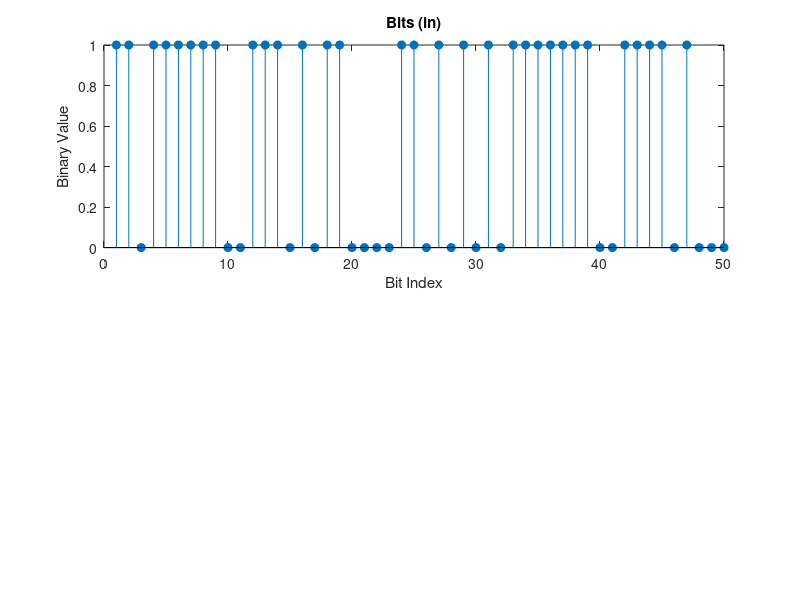

MATLAB code for this plot: (Note: this script raises an error after producing the figure.)
clc, clear, close all;

%============ Laboratorio II de Sistemas de Telecomunicaciones ============
% Entrega 1 
% Presentado por Grupo 8: 
% Elkin Burbano Molano y Elmer Jose Muñoz Zuñiga 
% Presentado a: 
% Ing. Manuela Silva
% 23 Nov 2021
% ======================= DEFINICIONES ====================================

M = 8;                      % Orden del esquema de modulación
L = log2(M);                % Número de bits por símbolo 
CantidadSimbolos = 100;     % Cantidad de bits del mensaje

% ======================= CONSTELACIÓN ====================================
constelacion = [ -1.5 + 1.5j ; 0 + 2j ; 1.5 + 1.5j ; -0.75 + 0j; 0.75 + 0j ; -1.5 - 1.5j ; 0 - 2j ; 1.5 - 1.5j ];

%%
%========================= TRANSMISOR (TX) ================================
% ======================== MENSAJE BINARIO ================================

b = randsrc(1, CantidadSimbolos*L, [0 1; 0.5 0.5]); % Se genera un mensaje aleatorio

figure(2),
subplot(2,1,1)
% Muestra la primera mitad de los bits
stem(b(1:CantidadSimbolos/2),'filled');
title('Bits (in)');
xlabel('Bit Index');
ylabel('Binary Value');

% ============================ MAPEO ======================================

% Agrupamos los bits del mensaje en una matriz de 'L' columnas (se divide en grupos de 3)
AgrupacionBits = reshape(b, L, [])'; 

%Convertimos cada fila de la matriz en un número decimal
BitsADecimal = bi2de(AgrupacionBits, 'left-msb');

%Se crean los simbolos que representan el mensaje
SYMBOL = Mapeo(BitsADecimal, constelacion);

%---------
% CONSTELACIÓN A TRANSMITIR (SCATTERPLOT)
scatterplot(SYMBOL);
grid on;
%---------

% CONSTELACIÓN A TRANSMITIR
figure('name','Constelación en Tx'),
plot(SYMBOL,'o','MarkerFaceColor','m','MarkerSize',6)
title('Constelación Asignada')
axis([-3 3 -3 3]);
xlabel('Eje Real')
ylabel('Eje Imaginario')
grid on;

% Simbolos transmitidos 
figure(2) 
subplot(2,1,2)
stem(SYMBOL);
title('Simbolos (Tx)');
xlabel('Symbol Index');
ylabel('Integer Value');

% ====================== FILTRO CONFORMADOR ===============================

Roff = 0.5;     % Roll-off
Span = 8;       % Transiente: Es un vector de longitud dos que indica el número de periodos de símbolo antes y después de la respuesta máxima 
Fs = 16;        % Factor de Sobremuestreo NOTA: FS*Span debe dar un número par 
T = 1;          % Duración de cada bit en segundos

% Creamos el filtro conformador, longitud es 2*Fs*Span+1
SRRC = rcosfir(Roff, Span, Fs, T, 'sqrt');    

% Adaptamos los simbolos a la frecuencia del filtro y añadimos ceros para compensar la transiente del filtro
simbolosAdaptados = AdaptarSimbolos(SYMBOL, Fs, Span);

% Se filtra la señal
formaOnda = filter(SRRC, 1, simbolosAdaptados);


figure,
subplot(2,1,1), plot(real(formaOnda),'m','LineWidth',1), title('Forma De Onda Real'), grid on;
subplot(2,1,2), plot(imag(formaOnda),'g','LineWidth',1), title('Forma De Onda Imaginaria'), grid on;

% Espectro de la señal filtrada
figure(),
FFTR =fftshift(fft(real(formaOnda)));
FFFI =fftshift(fft(imag(formaOnda)));

fr2=linspace(-Fs/2,Fs/2,length(FFTR));
fi2=linspace(-Fs/2,Fs/2,length(FFFI));

subplot(2,1,1), plot(fr2,abs(FFTR/length(FFTR)),'m','LineWidth',1), title('Espectro de Onda Filtrada (REAL)'), grid on;
subplot(2,1,2), plot(fi2,abs(FFFI/length(FFFI)),'g','LineWidth',1), title('Espectro de Onda Filtrada (IMAGINARIA)'), grid on;


% ============== MODULACIÓN Y TRASLACIÓN EN FRECUENCIA ====================

R=1; % Tasa de simbolo
Bw = (R*(1+Roff)/2); 
Fportadora= 3*Bw;  %Fportadora = 2; 
n = numel(SYMBOL);

% Se obtiene la señal a transmitir
Modulada = Modulacion(formaOnda, Fportadora, Fs, Span, n);

figure,
plot(Modulada,'m','LineWidth',1) 
title('Modulada')
grid on;

%%
%========================== CANAL AWGN ====================================
ES = 0; % Inicialización de Energía de simbolo 
EbNo = 10; % Valor en veces
distanciasSim = DistanciaSimbolos(constelacion, M); 

for i=1:M
    ES = ES +((distanciasSim(i))^2)/M; %Sumatoria de las distancias de cada simbolo al centro de la constelacion al cuadrado, multiplicado por la probabilidad de símbolo 
end

% Varianza ruido
SIGMA = sqrt(ES/(2*log2(M)*EbNo));

% Introducimos ruido AWGN a la señal
AWGN= SIGMA*randn(1, length(Modulada));
noiseSignal = Modulada + AWGN;

figure,
plot(noiseSignal,'g','LineWidth',1), title('Señal con Ruido AWGN en Rx'), grid on;

% Espectro de la señal con ruido AWGN
noiseSignal_F = Transformada(noiseSignal,Fs);
fn=linspace(-Fs/2,Fs/2,length(noiseSignal_F));

figure,
plot(fn, abs(noiseSignal_F),'g'), title('Espectro de la señal en Rx'), grid on;

%%
%=============================== RECEPTOR =================================
% ============================ DEMODULACION ===============================

demodulada = Demodulacion(noiseSignal, Fportadora, Fs,Span, n);

%================================ FILTRAJE ================================
recuperados = filter(SRRC, 1, demodulada);
eyediagram(recuperados,2*Fs)

figure(),
subplot(211), plot(real(recuperados),'-m'), title('Forma De Onda Filtrada REAL en Rx'), grid on;
subplot(212), plot(imag(recuperados),'-g'), title('Forma De Onda Filtrada IMAG en Rx'), grid on;


%=============================== MUESTREO =================================
%Se cortan los ceros que se agregaron a la forma de onda
recuperados = recuperados(2*Span*Fs + 1: end); 
recuperados = downsample(recuperados,Fs);

%Verificamos qe los simbolos que se reciben son iguales a los enviados
iguales = isequal(SYMBOL, round(recuperados));   

figure,
subplot(2,1,1), stem(real(recuperados),'o','LineWidth',1,'MarkerEdgeColor','black','MarkerFaceColor','blue','MarkerSize',3), title('Simbolos Real'), axis([0 numel(recuperados) -4 4]), grid on;
subplot(2,1,2), stem(imag(recuperados),'o','LineWidth',1,'MarkerEdgeColor','black','MarkerFaceColor','blue','MarkerSize',3), title('Simbolos Imag'), axis([0 numel(recuperados) -4 4]), grid on;

figure,
plot(recuperados,'o','MarkerEdgeColor','black','MarkerFaceColor','blue','MarkerSize',6), title('Simbolos recibidos'), axis([-3 3 -3 3]);
grid on;

%============================= PROCESO DE DECISIÓN ========================

simbolosEstimados = DistanciaMinima(recuperados, constelacion);

figure,
plot(simbolosEstimados,'o','MarkerEdgeColor','black','MarkerFaceColor','blue','MarkerSize',6), title('Simbolos estimados por criterio decisión'), axis([-3 3 -3 3]);
grid on;

%=============================== DE MAPEO ================================= 

b_D = Demapeo(simbolosEstimados, constelacion);

figure();
subplot(2,1,1)
stairs(b,'m'),legend('Mensaje enviado'), axis([0 CantidadSimbolos*3 -1 2]);
grid on;
subplot(2,1,2)
stairs(b_D), legend('Mensaje Recibido'), axis([0 CantidadSimbolos*3 -1 2]);
grid on;

figure();
stairs(b), axis([0 CantidadSimbolos*3 -1 2]);
hold on;
stairs(b_D)
lgd = legend({'Mensaje Enviado','Mensaje Recibido'});

%==========================================================================

